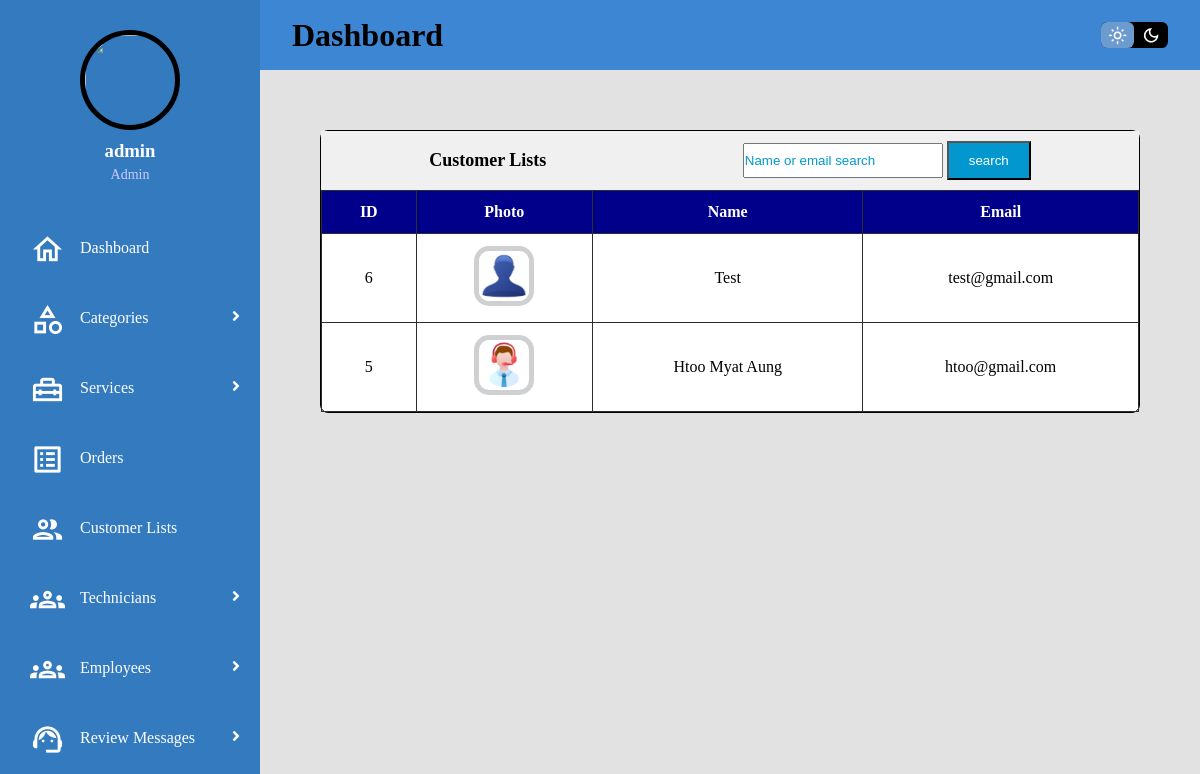
Before: /ets/search_by1/ (signed in) with the older database file.
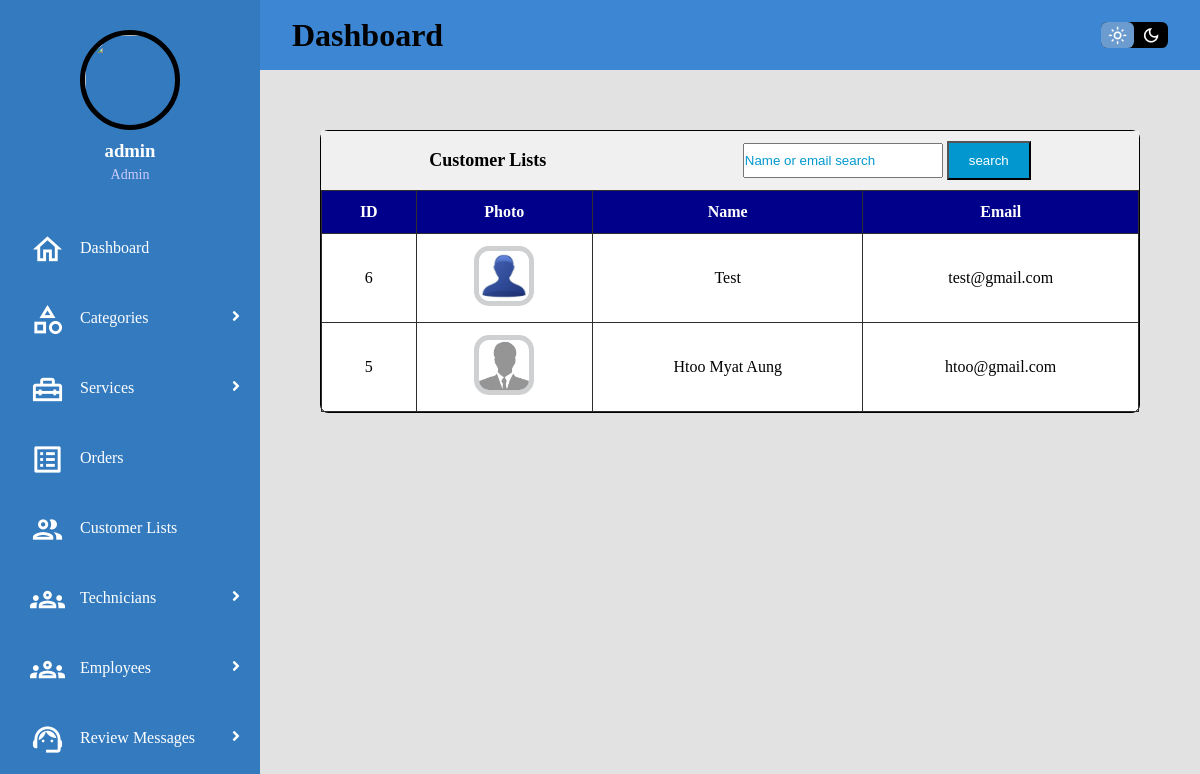
After: the same page with the newer database file.
### ETS_app/models.py (models this page shows, shortened)
class Customer(models.Model):
    name = models.CharField(max_length=100)
    email = models.EmailField()
    image = models.ImageField(default=None, blank=True)
    password = models.CharField(max_length=30)
    create_at = models.DateTimeField(default=None)

### ETS_app/views.py (the view)
# urls.py: path('search_by1/',search_by1),
@permission_required('ETS_app.view_customer', login_url='m_login')
def search_by1(request):
    search = request.GET.get('search')
    if search:
        customer = Customer.objects.filter(
            Q(name__icontains=search) |
            Q(email__icontains=search)
        )
        paginator = Paginator(customer, 4)
        page_number = request.GET.get('page')
        page_obj = paginator.get_page(page_number)
        return render(request, 'M_customer_lists.html', {'customer': page_obj})
    else:
        customer = Customer.objects.all().order_by('-create_at')
        paginator = Paginator(customer, 4)
        page_number = request.GET.get('page')
        page_obj = paginator.get_page(page_number)
        return render(request, 'M_customer_lists.html', {'customer': page_obj})

### utils/context_processor.py (called while the page is built)
def customer(request):
    try:
        c_user = Customer.objects.get(email=request.user.email)
        return {'c_user':c_user}
    except Exception:
        return {'c_user':None}

def technician(request):
    try:
        t_user = Technician.objects.get(email=request.user.email)
        return {'t_user':t_user}
    except Exception:
        return {'t_user':None}

def main(request):
    try:
        m_user = Main.objects.get(email=request.user.email)
        return {'m_user':m_user}
    except Exception:
        return {'m_user':None}

### ETS_app/templates/M_customer_lists.html (shortened to what this page needs)
{% extends "M_base.html" %}
{% block body %}
{% load static %}
<div class="main">
    <div class="service-add-box-size">
        <div class="service-add-box">
            <div class="service-table-header">
                <p>Customer Lists</p>
                <form action="/ets/search_by1">
                    <input type="search" name="search" placeholder="Name or email search" style="height:35px;width:200px;">
                    <button class="add-new" type="submit">search</button>
                </form>
            </div>
            <table class="service-table">
                {% if customer %}
                <thead>
                    <th>ID</th>
                    <th>Photo</th>
                    <th>Name</th>
                    <th>Email</th>
                </thead>
                {% for i in customer %}
                <tbody>
                    <tr>
                        <td data-label="ID">{{i.id}}</td>
                        <td data-label="Photo">
                            {% if i.image %}
                            <img src={{i.image.url}} style="height: 60px;width: 60px;border-radius: 15px;border: 5px solid #ced0d2;" />
                            {% else %}
                            <img src="{% static 'images/C_profile.jpg'%}" style="height: 60px;width: 60px;border-radius: 15px;border: 5px solid #ced0d2;" alt=""/>
                            {% endif %}
                        </td>
                        <td data-label="Name">{{i.name}}</td>
                        <td data-label="Email">{{i.email}}</td>
                    </tr>
                </tbody>
                {% endfor %}
                {% else %}
                <font align="center">
                    <h3>Nothing to show!</h3>
                </font>
                {% endif %}
            </table>
        </div>
        </div>
    </div>
</div>
{% endblock %}

Changed rows visible on the page:
changed Customer "Htoo Myat Aung": image: picture removed, a placeholder shows
